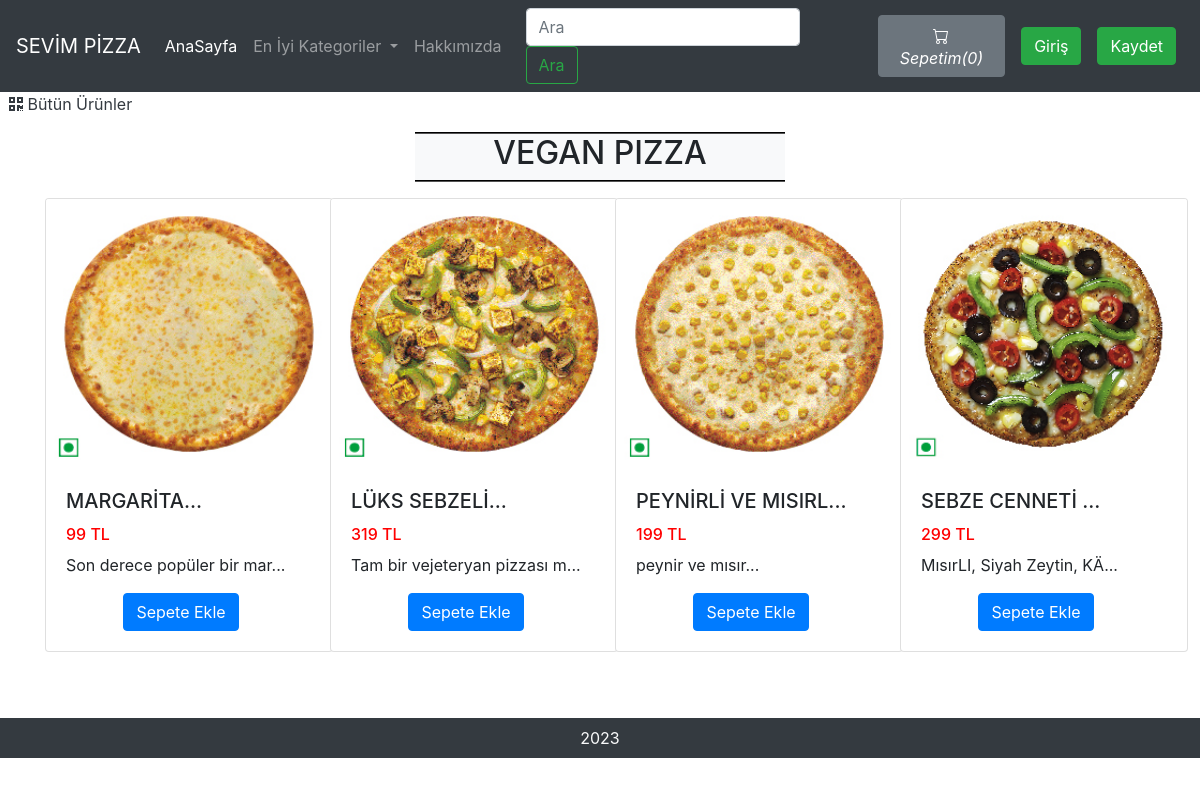
Screenshot of /viewPizzaList.php?catid=1 with the database file from the repository.
### tables this page shows
CREATE TABLE `sitedetail` (
  `tempId` int(11) NOT NULL,
  `systemName` varchar(21) NOT NULL,
  `email` varchar(35) NOT NULL,
  `contact1` bigint(21) NOT NULL,
  `contact2` bigint(21) DEFAULT NULL COMMENT 'Optional',
  `address` text NOT NULL,
  `dateTime` datetime NOT NULL DEFAULT current_timestamp()
);

CREATE TABLE `pizza` (
  `pizzaId` int(12) NOT NULL,
  `pizzaName` varchar(255) NOT NULL,
  `pizzaPrice` int(12) NOT NULL,
  `pizzaDesc` text NOT NULL,
  `pizzaCategorieId` int(12) NOT NULL,
  `pizzaPubDate` datetime NOT NULL DEFAULT current_timestamp()
);

### viewPizzaList.php (the view, shortened to what this page needs)
<!doctype html>
<html lang="en">
<head>
    <link rel="stylesheet" href="https://stackpath.bootstrapcdn.com/bootstrap/4.4.1/css/bootstrap.min.css">
    <link rel="stylesheet" href="https://use.fontawesome.com/releases/v5.8.2/css/all.css">
</head>
<body>
    <?php include 'partials/_dbconnect.php';?>
    <?php require 'partials/_nav.php' ?>
    <div>&nbsp;
        <a href="index.php" class="active text-dark">
        <i class="fas fa-qrcode"></i>
            <span>Bütün Ürünler</span>
        </a>
    </div>
    <div class="container my-3" id="cont">
        <div class="col-lg-4 text-center bg-light my-3" style="margin:auto;border-top: 2px groove black;border-bottom: 2px groove black;">
            <h2 class="text-center"><span id="catTitle">Ürünler</span></h2>
        </div>
        <div class="row">
        <?php
            $id = $_GET['catid'];
            $sql = "SELECT * FROM `pizza` WHERE pizzaCategorieId = $id";
            $result = mysqli_query($conn, $sql);
            while($row = mysqli_fetch_assoc($result)){
                $pizzaId = $row['pizzaId'];
                $pizzaName = $row['pizzaName'];
                $pizzaPrice = $row['pizzaPrice'];
                $pizzaDesc = $row['pizzaDesc'];
                echo '<div class="col-xs-3 col-sm-3 col-md-3">
                        <div class="card" style="width: 18rem;">
                            <img src="img/pizza-'.$pizzaId. '.jpg" class="card-img-top" alt="image for this pizza" width="249px" height="270px">
                            <div class="card-body">
                                <h5 class="card-title">' . substr($pizzaName, 0, 20). '...</h5>
                                <h6 style="color: #ff0000">'.$pizzaPrice. ' TL</h6>
                                <p class="card-text">' . substr($pizzaDesc, 0, 29). '...</p>
                                <div class="row justify-content-center">';
                                if($loggedin){
                                    $quaSql = "SELECT `itemQuantity` FROM `viewcart` WHERE pizzaId = '$pizzaId' AND `userId`='$userId'";
                                    $quaresult = mysqli_query($conn, $quaSql);
                                    $quaExistRows = mysqli_num_rows($quaresult);
                                    if($quaExistRows == 0) {
                                        echo '<form action="partials/_manageCart.php" method="POST">
                                              <input type="hidden" name="itemId" value="'.$pizzaId. '">
                                              <button type="submit" name="addToCart" class="btn btn-primary mx-2">Sepete Ekle</button>';
                                    }else {
                                        echo '<a href="viewCart.php"><button class="btn btn-primary mx-2">Sepete Git</button></a>';
                                    }
                                }
                                else{
                                    echo '<button class="btn btn-primary mx-2" data-toggle="modal" data-target="#loginModal">Sepete Ekle</button>';
                                }
                            echo '</form>
                                <a href="viewPizza.php?pizzaid=' . $pizzaId . '" class="mx-2"></a>
                                </div>
                            </div>
                        </div>
                    </div>';
            }
            ?>
        </div>
    </div>
    <?php require 'partials/_footer.php' ?>
</body>
</html>

### partials/_nav.php (shortened to what this page needs)
<?php
if(isset($_SESSION['loggedin']) && $_SESSION['loggedin']==true){
  $loggedin= true;
  $userId = $_SESSION['userId'];
  $username = $_SESSION['username'];
}
else{
  $loggedin = false;
  $userId = 0;
}
$sql = "SELECT * FROM `sitedetail`";
$result = mysqli_query($conn, $sql);
$row = mysqli_fetch_assoc($result);
$systemName = $row['systemName'];
echo '<nav class="navbar navbar-expand-lg navbar-dark bg-dark">
      <a class="navbar-brand" href="index.php">'.$systemName.'</a>
      <button class="navbar-toggler" type="button" data-toggle="collapse" data-target="#navbarSupportedContent" aria-controls="navbarSupportedContent" aria-expanded="false" aria-label="Toggle navigation">
        <span class="navbar-toggler-icon"></span>
      </button>
      <div class="collapse navbar-collapse" id="navbarSupportedContent">
        <ul class="navbar-nav mr-auto">
          <li class="nav-item active">
            <a class="nav-link" href="index.php">AnaSayfa <span class="sr-only">(current)</span></a>
          </li>
          <li class="nav-item dropdown">
            <a class="nav-link dropdown-toggle" href="#" id="navbarDropdown" role="button" data-toggle="dropdown" aria-haspopup="true" aria-expanded="false">
              En İyi Kategoriler
            </a>
            <div class="dropdown-menu" aria-labelledby="navbarDropdown">';
            echo '</div>
          </li>
          <li class="nav-item">
          </li>
          <li class="nav-item">
            <a class="nav-link" href="about.php">Hakkımızda</a>
          </li>
          <li class="nav-item">
          </li>
        </ul>
        <form method="get" action="/OnlinePizzaDelivery/search.php" class="form-inline my-2 my-lg-0 mx-3">
          <input class="form-control mr-sm-2" type="search" name="search" id="search" placeholder="Ara" aria-label="Search" required>
          <button class="btn btn-outline-success my-2 my-sm-0" type="submit">Ara</button>
        </form>';
        $countsql = "SELECT SUM(`itemQuantity`) FROM `viewcart` WHERE `userId`=$userId";
        $countresult = mysqli_query($conn, $countsql);
        $countrow = mysqli_fetch_assoc($countresult);
        $count = $countrow['SUM(`itemQuantity`)'];
        if(!$count) {
          $count = 0;
        }
        echo '<a href="viewCart.php"><button type="button" class="btn btn-secondary mx-2" title="MyCart">
          <svg xmlns="img/cart.svg" width="16" height="16" fill="currentColor" class="bi bi-cart" viewBox="0 0 16 16">
            <path d="M0 1.5A.5.5 0 0 1 .5 1H2a.5.5 0 0 1 .485.379L2.89 3H14.5a.5.5 0 0 1 .491.592l-1.5 8A.5.5 0 0 1 13 12H4a.5.5 0 0 1-.491-.408L2.01 3.607 1.61 2H.5a.5.5 0 0 1-.5-.5zM3.102 4l1.313 7h8.17l1.313-7H3.102zM5 12a2 2 0 1 0 0 4 2 2 0 0 0 0-4zm7 0a2 2 0 1 0 0 4 2 2 0 0 0 0-4zm-7 1a1 1 0 1 1 0 2 1 1 0 0 1 0-2zm7 0a1 1 0 1 1 0 2 1 1 0 0 1 0-2z"/>
          </svg>
          <i class="bi bi-cart">Sepetim(' .$count. ')</i>
        </button></a>';
        if($loggedin){
          echo '<ul class="navbar-nav mr-2">
            <li class="nav-item dropdown">
              <a class="nav-link dropdown-toggle" href="#" id="navbarDropdown" role="button" data-toggle="dropdown"> Hoşgeldiniz ' .$username. '</a>
              <div class="dropdown-menu" aria-labelledby="navbarDropdown">
                <a class="dropdown-item" href="partials/_logout.php">Çıkış Yap</a>
              </div>
            </li>
          </ul>
          <div class="text-center image-size-small position-relative">
            <a href="viewProfile.php"><img src="img/person-' .$userId. '.jpg" class="rounded-circle" onError="this.src = \'img/profilePic.jpg\'" style="width:40px; height:40px"></a>
          </div>';
        }
        else {
          echo '
          <button type="button" class="btn btn-success mx-2"  data-toggle="modal" data-target="#loginModal">Giriş</button>
          <button type="button" class="btn btn-success mx-2"  data-toggle="modal" data-target="#signupModal">Kaydet</button>';
        }
  echo '</div>
    </nav>';
?>

### partials/_footer.php
<div class="footer container-fluid bg-dark text-light">
    <p class="text-center py-2 mb-0">2023</p>
</div>

### viewPizzaList.php (style rules this page uses)
#cont { min-height : 570px; }

### rows the page displays
sitedetail: systemName "SEVİM PİZZA"
pizza: shows a picture, pizzaName "MARGARİTA", pizzaPrice "99", pizzaDesc "Son derece popüler bir mar"
pizza: shows a picture, pizzaName "LÜKS SEBZELİ", pizzaPrice "319", pizzaDesc "Tam bir vejeteryan pizzası m"
pizza: shows a picture, pizzaName "PEYNİRLİ VE MISIRL", pizzaPrice "199", pizzaDesc "peynir ve mısır"
pizza: shows a picture, pizzaName "SEBZE CENNETİ", pizzaPrice "299", pizzaDesc "MısırLI, Siyah Zeytin, KÄ"

### other values shown
$count "0"
